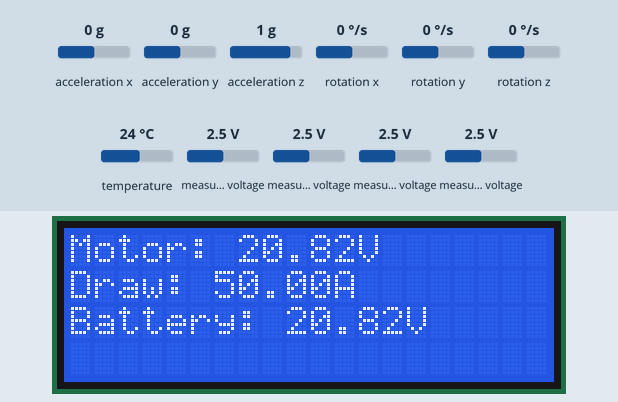
Recording of a sketch running on a simulated ESP32. Shown: 20×4 character LCD. The inputs (shaded band) are chosen by the test bench; at power-on: measured voltage 2.5 V, acceleration x 0 g, acceleration y 0 g, acceleration z 1 g, rotation x 0 °/s, rotation y 0 °/s, rotation z 0 °/s, temperature 24 °C. No radio packets arrive unless stated; what the sketch prints to the serial monitor is not drawn.

Above: at 6.3 s.
6.4 s: measured voltage (sensor 200) set to 0.1 V
At 7.7 s:
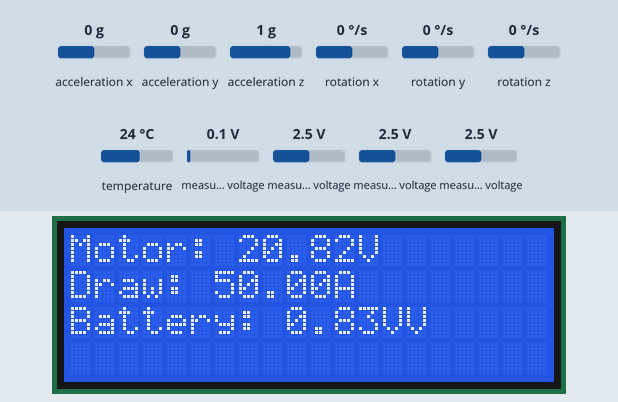
8.0 s: measured voltage (sensor 201) set to 0.1 V
At 8.7 s:
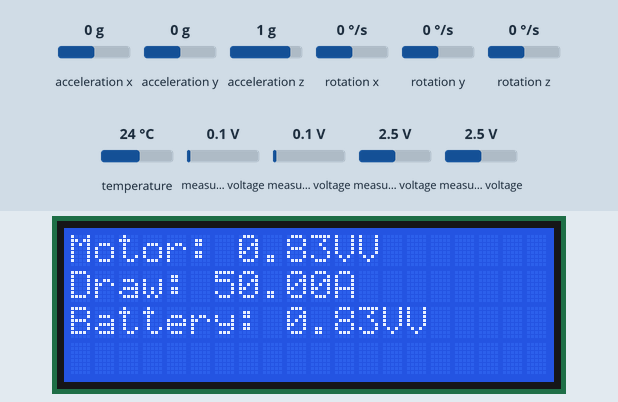
9.5 s: measured voltage (sensor 202) set to 0.1 V
At 10.7 s:
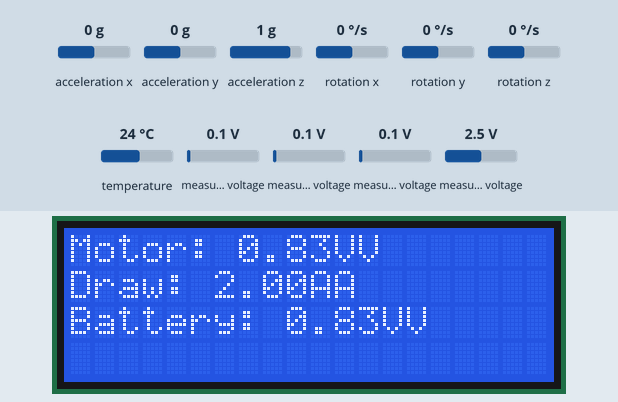
11.0 s: measured voltage (sensor 200) set to 2.5 V
At 12.3 s:
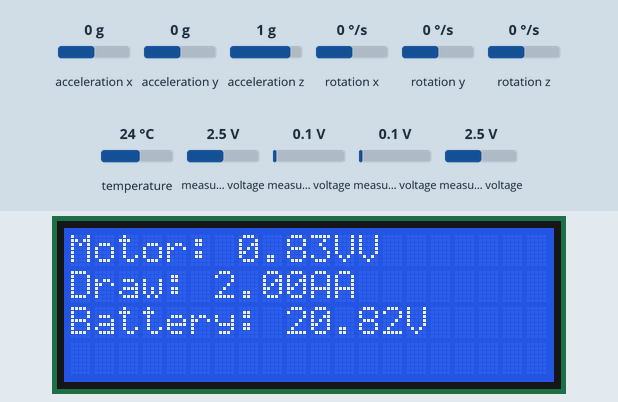
12.6 s: measured voltage (sensor 201) set to 1.2 V
At 13.6 s:
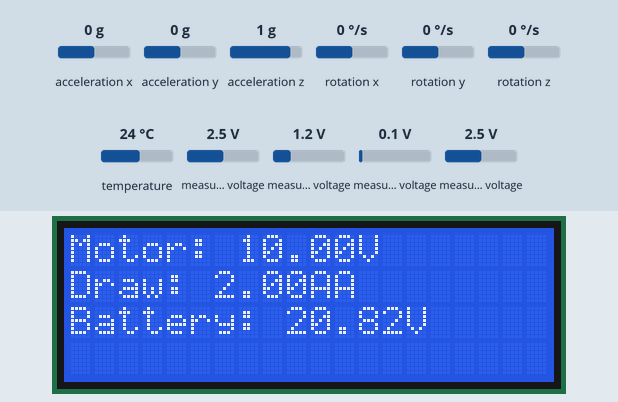
14.2 s: measured voltage (sensor 200) set to 0.1 V
At 15.5 s:
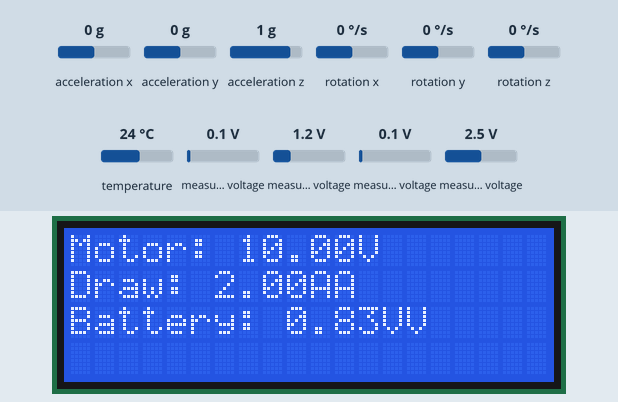
Timing chart, 0 to 16.7 s (numbered marks = the images above; inputs shaded):
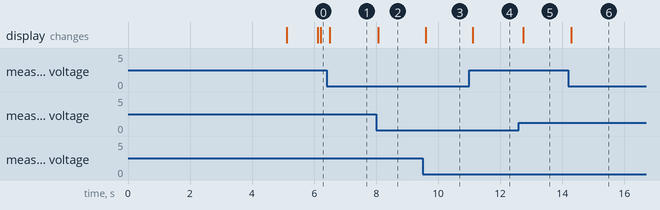

Measured:
- after the input at 6.4 s, the display: changes after 0.11 s (image 1)
- after the input at 8.0 s, the display: changes after 0.06 s (image 2)
- after the input at 9.5 s, the display: changes after 0.10 s (image 3)
- after the input at 11.0 s, the display: changes after 0.11 s (image 4)
- after the input at 12.6 s, the display: changes after 0.14 s (image 5)
- after the input at 14.2 s, the display: changes after 0.09 s (image 6)

The sketch:

main.ino
```cpp
// (licence header left out)
const int serial_baud = 57600;


// Include proper libraries
#include <Wire.h>
#include <RF24.h>
#include <Adafruit_MPU6050.h>
#include <Adafruit_ADS1X15.h>
#include <LiquidCrystal_I2C.h>


// define ADC, Gyroscope, LCD, Radio
Adafruit_ADS1115 ads;
const float voltageDividerFactor = 8.33; // R2/(R1+R2), 11/(1.5+11), 8.33
const float shuntVoltageDropMV = 50;

Adafruit_MPU6050 mpu;
LiquidCrystal_I2C lcd(0x27, 20, 4);

#define CE_PIN 26
#define CSN_PIN 25
RF24 radio(CE_PIN, CSN_PIN);
const byte address[6] = "00001"; // Address for communication
const int radioChannel = 43; // radio channel


// config wheel RPM sensor
#define WHEEL_RPM_SENSOR_PIN 12
const int wheelDiameter = 16;


// define proper structures
struct xyzStruct {
  float x;
  float y;
  float z;
};
struct MPUReadingStruct {
  xyzStruct acceleration;
  xyzStruct gyro;
  float temp;
};
struct ADCReadingStruct {
  float battery0;
  float motor1;
  float shunt2;
};


// startup code
void setup() {
  // begin serial and i2c
  Serial.begin(serial_baud);
  Serial.println("INIT SerialReady");
  Wire.begin();
  Serial.println("INIT I2CReady");

  // init lcd
  lcd.begin(20, 4);  // set lcd dimensions
  lcd.backlight();   // enable backlight
  lcd.setCursor(0,0);
  lcd.print("Initalizing...");
  Serial.println("INIT ScreenReady");

  // init mpu
  mpu.begin();
  mpu.setAccelerometerRange(MPU6050_RANGE_2_G);
  mpu.setGyroRange(MPU6050_RANGE_250_DEG);
  mpu.setFilterBandwidth(MPU6050_BAND_21_HZ);
  lcd.print(".");
  Serial.println("INIT MPUReady");

  // init ads
  ads.begin();
  lcd.print(".");
  Serial.println("INIT ACDReady");

  // init wheel rpm sensor
  pinMode(WHEEL_RPM_SENSOR_PIN, INPUT);
  lcd.print(".");
  Serial.println("INIT RPMSensorReady");

  // init and config radio
  radio.begin();
  radio.openWritingPipe(address);
  radio.setPALevel(RF24_PA_LOW); // set power level (MIN, LOW, HIGH, MAX)
  radio.stopListening(); // Set to Transmit mode
  radio.setChannel(radioChannel);
  lcd.print(".");
  Serial.println("INIT TransmitterReady");
  lcd.setCursor(0,1);
  lcd.print("Channel: ");
  lcd.print(String(radioChannel));
  Serial.print("INIT RadioChannelSetTo");
  Serial.println(String(radioChannel));

  lcd.setCursor(0,2);
  lcd.print("INIT COMPLETE");

  delay(5000);

  lcd.clear();
}

// define function to read ADC voltages
ADCReadingStruct get_adc_voltages() {
  ADCReadingStruct result;

  int adc0 = ads.readADC_SingleEnded(0);
  int adc1 = ads.readADC_SingleEnded(1);
  int adc2 = ads.readADC_SingleEnded(2);
  int adc3 = ads.readADC_SingleEnded(3);

  result.battery0 = voltageDividerFactor * ads.computeVolts(adc0);
  result.motor1 = voltageDividerFactor * ads.computeVolts(adc1);
  result.shunt2 = (1000 * ads.computeVolts(adc2)) / shuntVoltageDropMV;

  Serial.print("AIN0: "); Serial.print(adc0); Serial.print("  "); Serial.print("AIN1: "); Serial.print(adc1); Serial.print("  "); Serial.print("AIN2: "); Serial.print(adc2); Serial.print("  "); Serial.print("AIN3: "); Serial.println(adc3);

  Serial.print("Battery: "); Serial.print(result.battery0); Serial.println("V");
  Serial.print("Motor: "); Serial.print(result.motor1); Serial.println("V");
  Serial.print("Shunt: "); Serial.print(result.shunt2); Serial.println("A");

  return result;
}

// define fuction to calculate speed from wheel RPM
float get_speed_from_rpm(float rpm) {
  return rpm * PI * wheelDiameter * 0.06;
}

// define function to send data via nRF
void send_data(String string) {
  // Convert the String object to a C-style string (const char*)
  const char* text = string.c_str();

  // Try sending the message over the radio
  bool success = radio.write(text, strlen(text) + 1);  // +1 for the null-terminator

  if (success) {
    Serial.print("Message sent: ");
  } else {
    Serial.print("Transmission failed: ");
  }
  Serial.println(string);
}

// define main code loop
void mainLoop() {
  while(true) {
    // get sensor readings
    sensors_event_t a, g, temp;
    mpu.getEvent(&a, &g, &temp);
    Serial.print("Acceleration X: "); Serial.print(a.acceleration.x); Serial.print(", Y: "); Serial.print(a.acceleration.y); Serial.print(", Z: "); Serial.print(a.acceleration.z); Serial.println(" m/s^2");
    Serial.print("Rotation X: "); Serial.print(g.gyro.x); Serial.print(", Y: "); Serial.print(g.gyro.y); Serial.print(", Z: "); Serial.print(g.gyro.z); Serial.println(" rad/s");
    Serial.print("Temperature: "); Serial.print(temp.temperature); Serial.println(" degC");

    ADCReadingStruct ADCReading = get_adc_voltages();

    // display data
    lcd.setCursor(0,0);
    lcd.print("Motor: ");
    lcd.print(String(ADCReading.motor1));
    lcd.print("V");

    lcd.setCursor(0,1);
    lcd.print("Draw: ");
    lcd.print(String(ADCReading.shunt2));
    lcd.print("A");

    lcd.setCursor(0,2);
    lcd.print("Battery: ");
    lcd.print(String(ADCReading.battery0));
    lcd.print("V");

    delay(10);
  }
}

void loop() {
  lcd.setCursor(0,0);
  lcd.print("Initalized!");
  delay(1000);
  lcd.clear();
  mainLoop();
}
```
